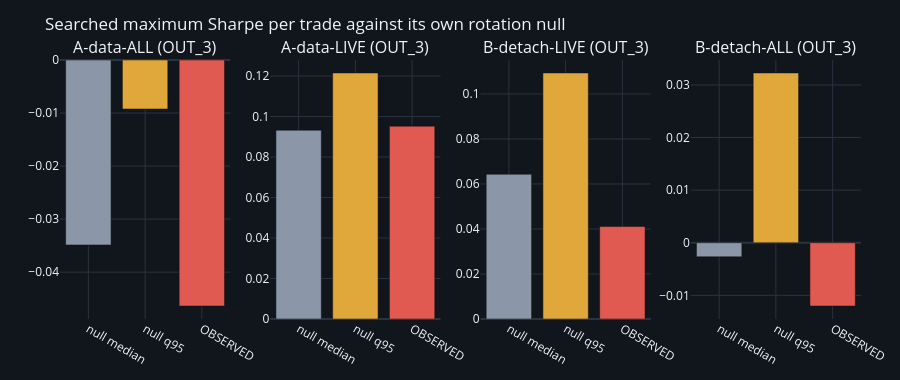

The cell this chart's notebook holds for it:
### Code cell
fig = make_subplots(rows=1, cols=len(RES),
                    subplot_titles=[f"{k} (OUT_3)" for k in RES])
for i, (label, res) in enumerate(RES.items(), start=1):
    d = res.get("instruments", {}).get("OUT_3")
    if d is None or "league" not in d:
        continue
    # the null's own distribution is not stored per instrument; show the
    # observed against the stored quantiles instead
    q50, q95 = d["rotation_null"]["q50"], d["rotation_null"]["q95"]
    obs = d["observed_max_sharpe_per_trade"]
    fig.add_trace(go.Bar(x=["null median", "null q95", "OBSERVED"],
                         y=[q50, q95, obs],
                         marker_color=[GREY, AMBER, RED], showlegend=False),
                  row=1, col=i)
style(fig, 380, "Searched maximum Sharpe per trade against its own rotation null")
fig.show()

### Figure 1 — Plotly figure (JSON) as saved in the notebook; plotly's stock layout.template omitted (floating-point values rounded to 4 significant figures)
{"data": [{"marker": {"color": ["#8b97a8", "#e0a83a", "#e05a52"]}, "showlegend": false, "type": "bar", "x": ["null median", "null q95", "OBSERVED"], "xaxis": "x", "y": [-0.03487, -0.009245, -0.0464], "yaxis": "y"}, {"marker": {"color": ["#8b97a8", "#e0a83a", "#e05a52"]}, "showlegend": false, "type": "bar", "x": ["null median", "null q95", "OBSERVED"], "xaxis": "x2", "y": [0.09325, 0.1215, 0.09525], "yaxis": "y2"}, {"marker": {"color": ["#8b97a8", "#e0a83a", "#e05a52"]}, "showlegend": false, "type": "bar", "x": ["null median", "null q95", "OBSERVED"], "xaxis": "x3", "y": [0.06433, 0.1093, 0.04114], "yaxis": "y3"}, {"marker": {"color": ["#8b97a8", "#e0a83a", "#e05a52"]}, "showlegend": false, "type": "bar", "x": ["null median", "null q95", "OBSERVED"], "xaxis": "x4", "y": [-0.002677, 0.03228, -0.01204], "yaxis": "y4"}], "layout": {"annotations": [{"font": {"size": 16}, "showarrow": false, "text": "A-data-ALL (OUT_3)", "x": 0.1062, "xanchor": "center", "xref": "paper", "y": 1.0, "yanchor": "bottom", "yref": "paper"}, {"font": {"size": 16}, "showarrow": false, "text": "A-data-LIVE (OUT_3)", "x": 0.3688, "xanchor": "center", "xref": "paper", "y": 1.0, "yanchor": "bottom", "yref": "paper"}, {"font": {"size": 16}, "showarrow": false, "text": "B-detach-LIVE (OUT_3)", "x": 0.6313, "xanchor": "center", "xref": "paper", "y": 1.0, "yanchor": "bottom", "yref": "paper"}, {"font": {"size": 16}, "showarrow": false, "text": "B-detach-ALL (OUT_3)", "x": 0.8938, "xanchor": "center", "xref": "paper", "y": 1.0, "yanchor": "bottom", "yref": "paper"}], "height": 380, "legend": {"orientation": "h", "x": 0, "y": 1.02, "yanchor": "bottom"}, "margin": {"b": 48, "l": 60, "r": 30, "t": 60}, "paper_bgcolor": "#11151c", "plot_bgcolor": "#11151c", "title": {"text": "Searched maximum Sharpe per trade against its own rotation null"}, "xaxis": {"anchor": "y", "domain": [0.0, 0.2125], "gridcolor": "#2a3340", "zerolinecolor": "#2a3340"}, "xaxis2": {"anchor": "y2", "domain": [0.2625, 0.475], "gridcolor": "#2a3340", "zerolinecolor": "#2a3340"}, "xaxis3": {"anchor": "y3", "domain": [0.525, 0.7375], "gridcolor": "#2a3340", "zerolinecolor": "#2a3340"}, "xaxis4": {"anchor": "y4", "domain": [0.7875, 1.0], "gridcolor": "#2a3340", "zerolinecolor": "#2a3340"}, "yaxis": {"anchor": "x", "domain": [0.0, 1.0], "gridcolor": "#2a3340", "zerolinecolor": "#2a3340"}, "yaxis2": {"anchor": "x2", "domain": [0.0, 1.0], "gridcolor": "#2a3340", "zerolinecolor": "#2a3340"}, "yaxis3": {"anchor": "x3", "domain": [0.0, 1.0], "gridcolor": "#2a3340", "zerolinecolor": "#2a3340"}, "yaxis4": {"anchor": "x4", "domain": [0.0, 1.0], "gridcolor": "#2a3340", "zerolinecolor": "#2a3340"}}}
